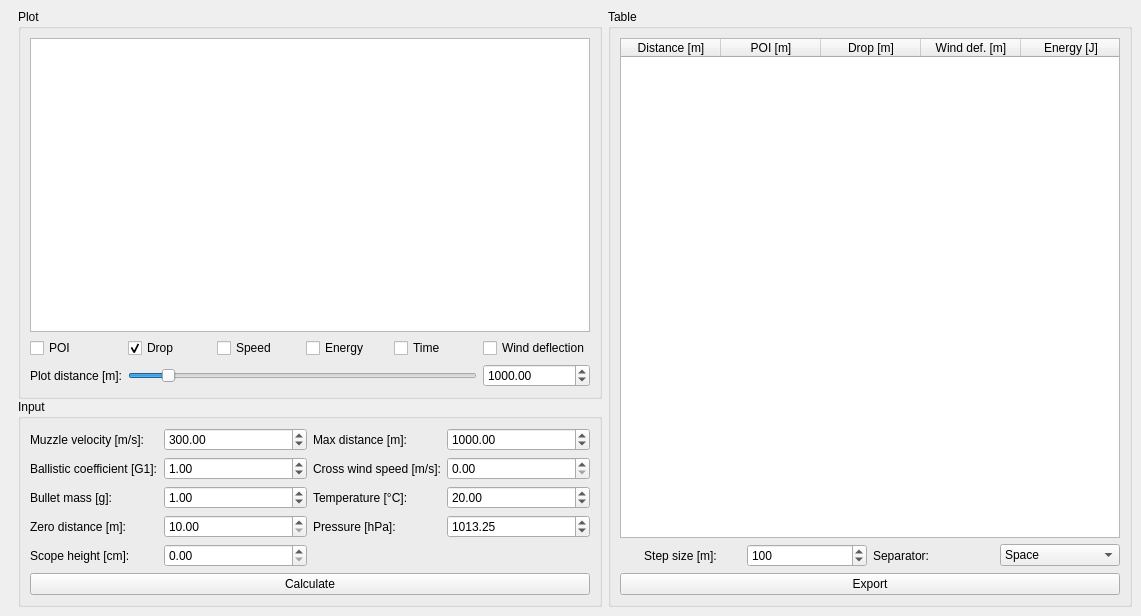
<?xml version="1.0" encoding="UTF-8"?>
<ui version="4.0">
 <class>CalculatorWindow</class>
 <widget class="QMainWindow" name="CalculatorWindow">
  <property name="geometry">
   <rect>
    <x>0</x>
    <y>0</y>
    <width>1141</width>
    <height>612</height>
   </rect>
  </property>
  <property name="windowTitle">
   <string>CalculatorWindow</string>
  </property>
  <widget class="QWidget" name="centralwidget">
   <layout class="QHBoxLayout" name="horizontalLayout">
    <item>
     <widget class="QWidget" name="widget" native="true">
      <property name="sizePolicy">
       <sizepolicy hsizetype="Preferred" vsizetype="Preferred">
        <horstretch>5</horstretch>
        <verstretch>0</verstretch>
       </sizepolicy>
      </property>
      <layout class="QVBoxLayout" name="verticalLayout_2">
       <property name="spacing">
        <number>0</number>
       </property>
       <property name="topMargin">
        <number>0</number>
       </property>
       <property name="rightMargin">
        <number>0</number>
       </property>
       <property name="bottomMargin">
        <number>0</number>
       </property>
       <item>
        <widget class="QGroupBox" name="groupBox_3">
         <property name="title">
          <string>Plot</string>
         </property>
         <layout class="QGridLayout" name="gridLayout">
          <item row="1" column="2">
           <widget class="QCheckBox" name="checkBox_3">
            <property name="text">
             <string>Speed</string>
            </property>
           </widget>
          </item>
          <item row="2" column="0">
           <widget class="QLabel" name="label">
            <property name="text">
             <string>Plot distance [m]:</string>
            </property>
            <property name="alignment">
             <set>Qt::AlignCenter</set>
            </property>
           </widget>
          </item>
          <item row="1" column="1">
           <widget class="QCheckBox" name="Drop">
            <property name="text">
             <string>Drop</string>
            </property>
            <property name="checked">
             <bool>true</bool>
            </property>
           </widget>
          </item>
          <item row="1" column="0">
           <widget class="QCheckBox" name="POI">
            <property name="text">
             <string>POI</string>
            </property>
           </widget>
          </item>
          <item row="1" column="3">
           <widget class="QCheckBox" name="checkBox_4">
            <property name="text">
             <string>Energy</string>
            </property>
           </widget>
          </item>
          <item row="1" column="4">
           <widget class="QCheckBox" name="checkBox_5">
            <property name="text">
             <string>Time</string>
            </property>
           </widget>
          </item>
          <item row="1" column="5">
           <widget class="QCheckBox" name="checkBox">
            <property name="text">
             <string>Wind deflection</string>
            </property>
           </widget>
          </item>
          <item row="0" column="0" colspan="6">
           <widget class="QChartView" name="chartView"/>
          </item>
          <item row="2" column="5">
           <widget class="QDoubleSpinBox" name="plotDistanceSpinBox">
            <property name="maximum">
             <double>10000.000000000000000</double>
            </property>
            <property name="singleStep">
             <double>100.000000000000000</double>
            </property>
            <property name="value">
             <double>1000.000000000000000</double>
            </property>
           </widget>
          </item>
          <item row="2" column="1" colspan="4">
           <widget class="QSlider" name="plotDistanceSlider">
            <property name="maximum">
             <number>100</number>
            </property>
            <property name="singleStep">
             <number>1</number>
            </property>
            <property name="pageStep">
             <number>10</number>
            </property>
            <property name="value">
             <number>10</number>
            </property>
            <property name="orientation">
             <enum>Qt::Horizontal</enum>
            </property>
           </widget>
          </item>
         </layout>
        </widget>
       </item>
       <item>
        <widget class="QGroupBox" name="groupBox">
         <property name="title">
          <string>Input</string>
         </property>
         <layout class="QGridLayout" name="gridLayout_3">
          <item row="0" column="0">
           <layout class="QFormLayout" name="formLayout_2">
            <item row="0" column="0">
             <widget class="QLabel" name="label_3">
              <property name="text">
               <string>Muzzle velocity [m/s]:</string>
              </property>
             </widget>
            </item>
            <item row="2" column="0">
             <widget class="QLabel" name="label_6">
              <property name="text">
               <string>Bullet mass [g]:</string>
              </property>
             </widget>
            </item>
            <item row="3" column="0">
             <widget class="QLabel" name="label_7">
              <property name="text">
               <string>Zero distance [m]:</string>
              </property>
             </widget>
            </item>
            <item row="4" column="0">
             <widget class="QLabel" name="label_8">
              <property name="text">
               <string>Scope height [cm]:</string>
              </property>
             </widget>
            </item>
            <item row="1" column="0">
             <widget class="QLabel" name="label_5">
              <property name="text">
               <string>Ballistic coefficient [G1]:</string>
              </property>
             </widget>
            </item>
            <item row="0" column="1">
             <widget class="QDoubleSpinBox" name="muzzleVel">
              <property name="maximum">
               <double>10000.000000000000000</double>
              </property>
              <property name="value">
               <double>300.000000000000000</double>
              </property>
             </widget>
            </item>
            <item row="1" column="1">
             <widget class="QDoubleSpinBox" name="BC">
              <property name="minimum">
               <double>0.010000000000000</double>
              </property>
              <property name="maximum">
               <double>2.000000000000000</double>
              </property>
              <property name="singleStep">
               <double>0.100000000000000</double>
              </property>
              <property name="value">
               <double>1.000000000000000</double>
              </property>
             </widget>
            </item>
            <item row="2" column="1">
             <widget class="QDoubleSpinBox" name="bulletMass">
              <property name="maximum">
               <double>100.000000000000000</double>
              </property>
              <property name="value">
               <double>1.000000000000000</double>
              </property>
             </widget>
            </item>
            <item row="3" column="1">
             <widget class="QDoubleSpinBox" name="zeroDistance">
              <property name="minimum">
               <double>10.000000000000000</double>
              </property>
              <property name="maximum">
               <double>10000.000000000000000</double>
              </property>
              <property name="singleStep">
               <double>10.000000000000000</double>
              </property>
             </widget>
            </item>
            <item row="4" column="1">
             <widget class="QDoubleSpinBox" name="scopeHeight">
              <property name="maximum">
               <double>1000.000000000000000</double>
              </property>
             </widget>
            </item>
           </layout>
          </item>
          <item row="0" column="1">
           <layout class="QFormLayout" name="formLayout">
            <item row="0" column="0">
             <widget class="QLabel" name="label_4">
              <property name="text">
               <string>Max distance [m]:</string>
              </property>
             </widget>
            </item>
            <item row="0" column="1">
             <widget class="QDoubleSpinBox" name="maxDistance">
              <property name="maximum">
               <double>10000.000000000000000</double>
              </property>
              <property name="singleStep">
               <double>100.000000000000000</double>
              </property>
              <property name="value">
               <double>1000.000000000000000</double>
              </property>
             </widget>
            </item>
            <item row="1" column="0">
             <widget class="QLabel" name="label_10">
              <property name="text">
               <string>Cross wind speed [m/s]:</string>
              </property>
             </widget>
            </item>
            <item row="1" column="1">
             <widget class="QDoubleSpinBox" name="windSpeed">
              <property name="maximum">
               <double>1000.000000000000000</double>
              </property>
             </widget>
            </item>
            <item row="2" column="0">
             <widget class="QLabel" name="label_11">
              <property name="text">
               <string>Temperature [°C]:</string>
              </property>
             </widget>
            </item>
            <item row="2" column="1">
             <widget class="QDoubleSpinBox" name="temperature">
              <property name="minimum">
               <double>-99.000000000000000</double>
              </property>
              <property name="value">
               <double>20.000000000000000</double>
              </property>
             </widget>
            </item>
            <item row="3" column="0">
             <widget class="QLabel" name="label_9">
              <property name="text">
               <string>Pressure [hPa]:</string>
              </property>
             </widget>
            </item>
            <item row="3" column="1">
             <widget class="QDoubleSpinBox" name="pressure">
              <property name="maximum">
               <double>2000.000000000000000</double>
              </property>
              <property name="singleStep">
               <double>100.000000000000000</double>
              </property>
              <property name="value">
               <double>1013.250000000000000</double>
              </property>
             </widget>
            </item>
           </layout>
          </item>
          <item row="1" column="0" colspan="2">
           <widget class="QPushButton" name="calculate">
            <property name="text">
             <string>Calculate</string>
            </property>
           </widget>
          </item>
         </layout>
        </widget>
       </item>
      </layout>
     </widget>
    </item>
    <item>
     <widget class="QWidget" name="widget_2" native="true">
      <property name="sizePolicy">
       <sizepolicy hsizetype="Preferred" vsizetype="Preferred">
        <horstretch>2</horstretch>
        <verstretch>0</verstretch>
       </sizepolicy>
      </property>
      <layout class="QVBoxLayout" name="verticalLayout">
       <property name="spacing">
        <number>0</number>
       </property>
       <property name="leftMargin">
        <number>0</number>
       </property>
       <property name="topMargin">
        <number>0</number>
       </property>
       <property name="rightMargin">
        <number>0</number>
       </property>
       <property name="bottomMargin">
        <number>0</number>
       </property>
       <item>
        <widget class="QGroupBox" name="groupBox_2">
         <property name="title">
          <string>Table</string>
         </property>
         <layout class="QGridLayout" name="gridLayout_2">
          <item row="2" column="0" colspan="4">
           <widget class="QPushButton" name="export_2">
            <property name="text">
             <string>Export</string>
            </property>
           </widget>
          </item>
          <item row="1" column="0">
           <widget class="QLabel" name="label_2">
            <property name="text">
             <string>Step size [m]:</string>
            </property>
            <property name="alignment">
             <set>Qt::AlignCenter</set>
            </property>
           </widget>
          </item>
          <item row="1" column="1">
           <widget class="QSpinBox" name="stepSize">
            <property name="minimum">
             <number>10</number>
            </property>
            <property name="maximum">
             <number>10000</number>
            </property>
            <property name="singleStep">
             <number>10</number>
            </property>
            <property name="value">
             <number>100</number>
            </property>
           </widget>
          </item>
          <item row="1" column="3">
           <widget class="QComboBox" name="separator">
            <item>
             <property name="text">
              <string>Space</string>
             </property>
            </item>
            <item>
             <property name="text">
              <string>;</string>
             </property>
            </item>
            <item>
             <property name="text">
              <string>,</string>
             </property>
            </item>
           </widget>
          </item>
          <item row="0" column="0" colspan="4">
           <widget class="QTableWidget" name="tableWidget">
            <property name="minimumSize">
             <size>
              <width>500</width>
              <height>500</height>
             </size>
            </property>
            <property name="horizontalScrollBarPolicy">
             <enum>Qt::ScrollBarAlwaysOff</enum>
            </property>
            <property name="sizeAdjustPolicy">
             <enum>QAbstractScrollArea::AdjustIgnored</enum>
            </property>
            <attribute name="horizontalHeaderStretchLastSection">
             <bool>false</bool>
            </attribute>
            <column>
             <property name="text">
              <string>Distance [m]</string>
             </property>
            </column>
            <column>
             <property name="text">
              <string>POI [m]</string>
             </property>
            </column>
            <column>
             <property name="text">
              <string>Drop [m]</string>
             </property>
            </column>
            <column>
             <property name="text">
              <string>Wind def. [m]</string>
             </property>
            </column>
            <column>
             <property name="text">
              <string>Energy [J]</string>
             </property>
            </column>
           </widget>
          </item>
          <item row="1" column="2">
           <widget class="QLabel" name="label_12">
            <property name="text">
             <string>Separator:</string>
            </property>
           </widget>
          </item>
         </layout>
        </widget>
       </item>
      </layout>
     </widget>
    </item>
   </layout>
  </widget>
 </widget>
 <customwidgets>
  <customwidget>
   <class>QChartView</class>
   <extends>QGraphicsView</extends>
   <header>QtCharts</header>
  </customwidget>
 </customwidgets>
 <resources/>
 <connections/>
</ui>
